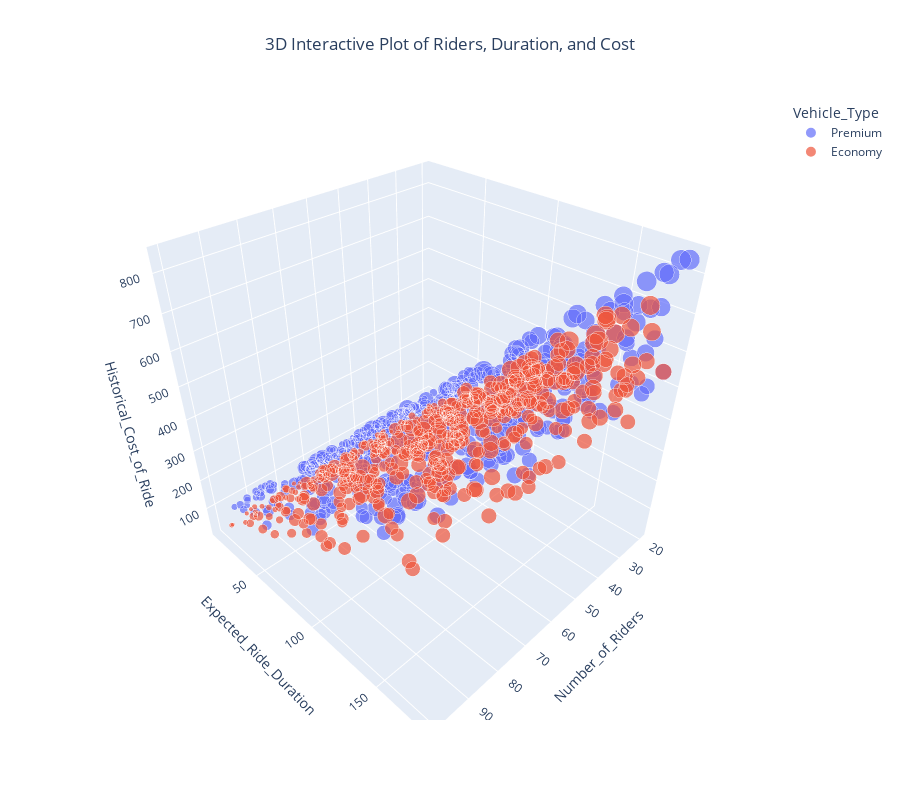

Notebook cell for this chart:
### Code cell
# 3D scatter plot with Plotly
fig = px.scatter_3d(df, x='Number_of_Riders', y='Expected_Ride_Duration', z='Historical_Cost_of_Ride',
                    color='Vehicle_Type', size='Historical_Cost_of_Ride',
                    hover_name='Location_Category',
                    title='3D Interactive Plot of Riders, Duration, and Cost')
fig.update_layout(width=900, height=800, title_x=0.5)
fig.show()

### Figure 1 — Plotly figure (JSON) as saved in the notebook; plotly's stock layout.template omitted (floating-point values rounded to 4 significant figures; data arrays with more than 128 entries replaced by an {"elided": "..."} marker saying what was removed)
{"data": [{"hovertemplate": "<b>%{hovertext}</b><br><br>Vehicle_Type=Premium<br>Number_of_Riders=%{x}<br>Expected_Ride_Duration=%{y}<br>Historical_Cost_of_Ride=%{marker.size}<extra></extra>", "hovertext": {"elided": "522 str values"}, "legendgroup": "Premium", "marker": {"color": "#636efa", "size": {"elided": "522 float values"}, "sizemode": "area", "sizeref": 2.09, "symbol": "circle"}, "mode": "markers", "name": "Premium", "scene": "scene", "showlegend": true, "type": "scatter3d", "x": {"elided": "522 int values"}, "y": {"elided": "522 int values"}, "z": {"elided": "522 float values"}}, {"hovertemplate": "<b>%{hovertext}</b><br><br>Vehicle_Type=Economy<br>Number_of_Riders=%{x}<br>Expected_Ride_Duration=%{y}<br>Historical_Cost_of_Ride=%{marker.size}<extra></extra>", "hovertext": {"elided": "478 str values"}, "legendgroup": "Economy", "marker": {"color": "#EF553B", "size": {"elided": "478 float values"}, "sizemode": "area", "sizeref": 2.09, "symbol": "circle"}, "mode": "markers", "name": "Economy", "scene": "scene", "showlegend": true, "type": "scatter3d", "x": {"elided": "478 int values"}, "y": {"elided": "478 int values"}, "z": {"elided": "478 float values"}}], "layout": {"height": 800, "legend": {"itemsizing": "constant", "title": {"text": "Vehicle_Type"}, "tracegroupgap": 0}, "scene": {"domain": {"x": [0, 1], "y": [0, 1]}, "xaxis": {"title": {"text": "Number_of_Riders"}}, "yaxis": {"title": {"text": "Expected_Ride_Duration"}}, "zaxis": {"title": {"text": "Historical_Cost_of_Ride"}}}, "title": {"text": "3D Interactive Plot of Riders, Duration, and Cost", "x": 0.5}, "width": 900}}
